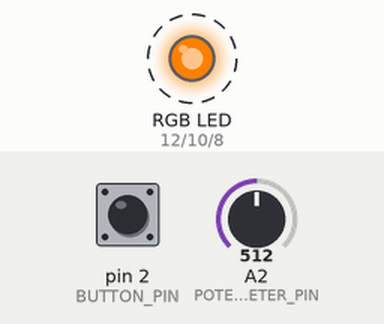
The sketch below on a simulated Arduino Uno, built with avr-gcc and run on an emulated ATmega328P. Shown: an RGB LED mixed from three pins (HIGH = lit). Dashed ring = blinking. The test bench sets the inputs (shaded band); at power-on: A2 (POTENTIOMETER_PIN) = 512, pin 2 (BUTTON_PIN) LOW.

Above: at 1.2 s.
1.3 s: A2 (POTENTIOMETER_PIN) set to 716
At 2.25 s:
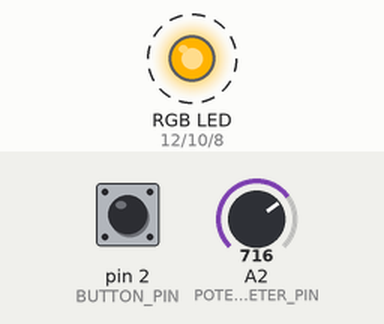
4.3 s: pin 2 (BUTTON_PIN) pulled HIGH for 0.15 s
At 4.37 s:
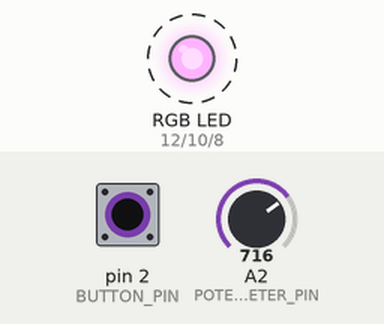
7.3 s: A2 (POTENTIOMETER_PIN) set to 900
At 8.25 s:
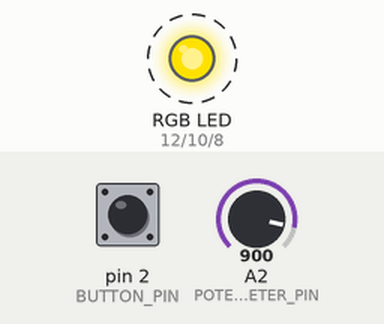
10.3 s: pin 2 (BUTTON_PIN) pulled HIGH for 1 s
At 11.15 s:
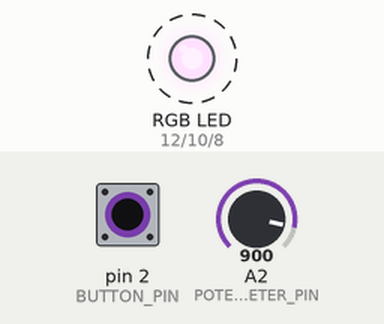
13.3 s: A2 (POTENTIOMETER_PIN) set to 122
At 14.4 s:
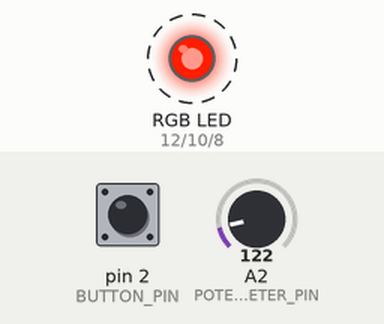
16.3 s: pin 2 (BUTTON_PIN) pulled HIGH for 0.15 s
At 16.37 s:
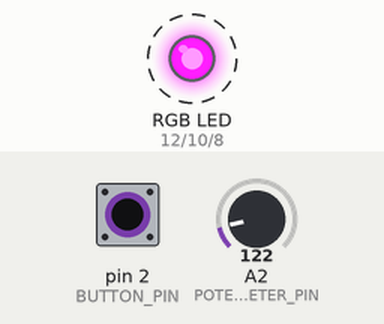
Timing chart, 0 to 20.3 s (numbered marks = the images above; inputs shaded):
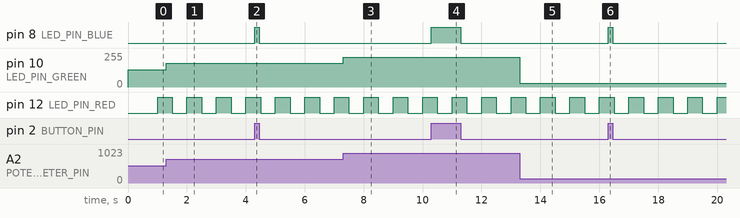

Measured:
- after the input at 1.3 s, pin 10 (LED_PIN_GREEN): 128/255 → 179/255 at once
- after the input at 4.3 s, pin 8 (LED_PIN_BLUE): LOW → HIGH at once, → LOW 0.15 s later
- after the input at 7.3 s, pin 10 (LED_PIN_GREEN): 179/255 → 225/255 at once
- after the input at 10.3 s, pin 8 (LED_PIN_BLUE): LOW → HIGH at once, → LOW 1.0 s later
- after the input at 13.3 s, pin 10 (LED_PIN_GREEN): 225/255 → 30/255 at once
- after the input at 16.3 s, pin 8 (LED_PIN_BLUE): LOW → HIGH at once, → LOW 0.15 s later
- by itself, pin 12 (LED_PIN_RED): alternates HIGH for 0.50 s and LOW for 0.50 s

The sketch:

sketch_3_led_parallel_action.ino
```cpp
#define LED_PIN_RED 12
#define LED_PIN_GREEN 10
#define LED_PIN_BLUE 8

#define POTENTIOMETER_PIN A2

#define BUTTON_PIN 2

unsigned long LED_RED_DELAY =500;

unsigned long MONO_TIME_RED = millis();

bool RED_STATE=HIGH;


void setup() {
  pinMode(LED_PIN_RED,OUTPUT);
  pinMode(LED_PIN_GREEN,OUTPUT);
   pinMode(LED_PIN_BLUE,OUTPUT);
}


void loop() {

  unsigned long timeNow=millis();

  //red will blink with 500 ms delay
  if(timeNow - MONO_TIME_RED > LED_RED_DELAY){
    if(RED_STATE == HIGH){
      RED_STATE= LOW;
    }else{
       RED_STATE= HIGH;
    }
    digitalWrite(LED_PIN_RED,RED_STATE);
    MONO_TIME_RED += LED_RED_DELAY ;
  }

  // potentiometer
   int potentioMeterValue = analogRead(POTENTIOMETER_PIN);
   int ledBrightness=potentioMeterValue/4;
   //Serial.println(ledBrightness);
   analogWrite(LED_PIN_GREEN, ledBrightness);


  if(digitalRead(BUTTON_PIN) == HIGH){
    Serial.println("Button is PRESSED");
    digitalWrite(LED_PIN_BLUE,HIGH);
  }else{
    Serial.println("NOT PRESSED");
    digitalWrite(LED_PIN_BLUE,LOW);
  }


}
```
